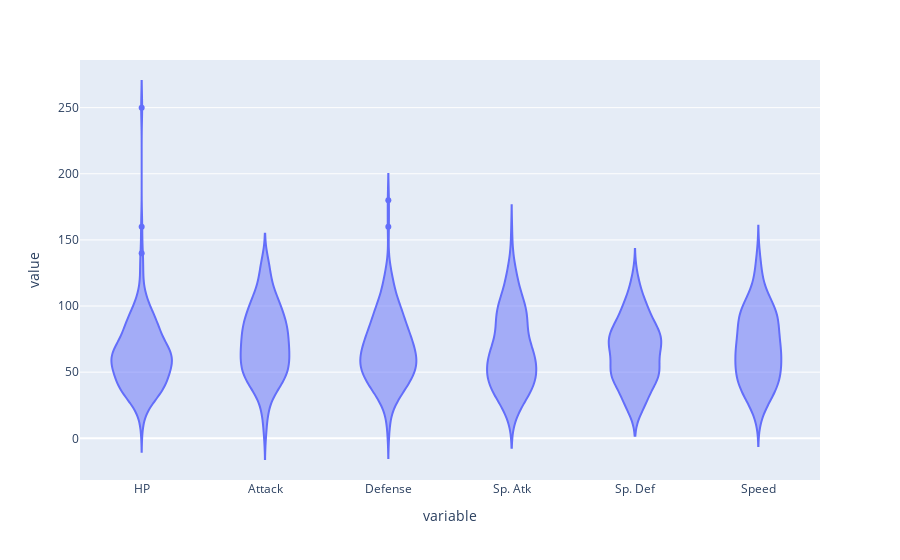

Source (notebook cell):
### Code cell
fig=px.violin(df_copy)
fig.show()

### Figure 1 — Plotly figure (JSON) as saved in the notebook; plotly's stock layout.template omitted (floating-point values rounded to 4 significant figures; data arrays with more than 128 entries replaced by an {"elided": "..."} marker saying what was removed)
{"data": [{"alignmentgroup": "True", "box": {"visible": false}, "hovertemplate": "variable=%{x}<br>value=%{y}<extra></extra>", "legendgroup": "", "marker": {"color": "#636efa"}, "name": "", "offsetgroup": "", "orientation": "v", "scalegroup": "True", "showlegend": false, "type": "violin", "x": {"elided": "906 str values"}, "x0": " ", "xaxis": "x", "y": {"elided": "906 int values"}, "y0": " ", "yaxis": "y"}], "layout": {"legend": {"tracegroupgap": 0}, "margin": {"t": 60}, "violinmode": "group", "xaxis": {"anchor": "y", "domain": [0, 1], "title": {"text": "variable"}}, "yaxis": {"anchor": "x", "domain": [0, 1], "title": {"text": "value"}}}}
